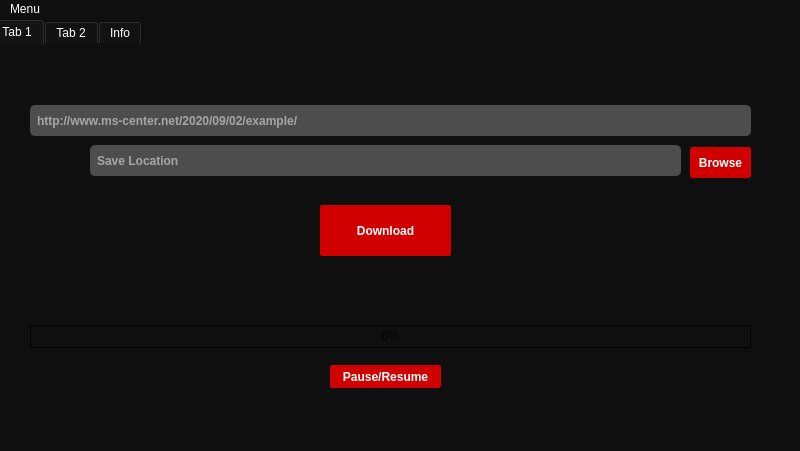
<?xml version="1.0" encoding="UTF-8"?>
<ui version="4.0">
 <class>MainWindow</class>
 <widget class="QMainWindow" name="MainWindow">
  <property name="geometry">
   <rect>
    <x>0</x>
    <y>0</y>
    <width>800</width>
    <height>451</height>
   </rect>
  </property>
  <property name="windowTitle">
   <string>M.S Downloader</string>
  </property>
  <property name="windowIcon">
   <iconset resource="resources.qrc">
    <normaloff>:/assets/icon.ico</normaloff>:/assets/icon.ico</iconset>
  </property>
  <property name="styleSheet">
   <string notr="true">/*Copyright (c) DevSec Studio. All rights reserved.

MIT License

Permission is hereby granted, free of charge, to any person obtaining a copy
of this software and associated documentation files (the &quot;Software&quot;), to deal
in the Software without restriction, including without limitation the rights
to use, copy, modify, merge, publish, distribute, sublicense, and/or sell
copies of the Software, and to permit persons to whom the Software is
furnished to do so, subject to the following conditions:

The above copyright notice and this permission notice shall be included in all
copies or substantial portions of the Software.

THE SOFTWARE IS PROVIDED *AS IS*, WITHOUT WARRANTY OF ANY KIND, EXPRESS OR
IMPLIED, INCLUDING BUT NOT LIMITED TO THE WARRANTIES OF MERCHANTABILITY,
FITNESS FOR A PARTICULAR PURPOSE AND NONINFRINGEMENT. IN NO EVENT SHALL THE
AUTHORS OR COPYRIGHT HOLDERS BE LIABLE FOR ANY CLAIM, DAMAGES OR OTHER
LIABILITY, WHETHER IN AN ACTION OF CONTRACT, TORT OR OTHERWISE, ARISING FROM,
OUT OF OR IN CONNECTION WITH THE SOFTWARE OR THE USE OR OTHER DEALINGS IN THE SOFTWARE.
*/

/*-----QWidget-----*/
QWidget
{
	background-color: #0f0f0f;
	color: #fff;
	border-color: #000000;

}


/*-----QLabel-----*/
QLabel
{
	background-color: transparent;
	color: #fff;
	font-weight: bold;
	border-color: #000000;

}


/*-----QPushButton-----*/
QPushButton
{
	background-color: #d10000;
	color: #fff;
	font-weight: bold;
	border: 1px solid #d10000;  
	border-radius: 2px;
	padding: 5px;

}


QPushButton::hover
{
	background-color: #ad0000;
	color: #fff;

}


QPushButton::pressed
{
	background-color: #e00000;
	color: #fff;

}


/*-----QToolButton-----*/
QToolButton
{
	background-color: transparent;
	color: #000000;
	border-style: solid;
	border-color: #000000;

}


QToolButton::hover
{
	background-color: #d10000;
	color: #000000;
	border-radius: 15px;
	border-color: #d10000;

}


QToolButton::pressed
{
	background-color: #d10000;
	color: #000000;
	border-style: solid;
	border-width: 0px;

}


/*-----QLineEdit-----*/
QLineEdit{
	background-color: #4d4d4d;
	color: #fff;
	font-weight: bold;
	border-style: solid;
	border-radius: 5px;
	padding: 5px;

}


/*-----QCheckBox-----*/
QCheckBox
{
	background-color: transparent;
	color: #b9b9bb;
	font-weight: bold;

}


QCheckBox::indicator
{
    color: #b1b1b1;
    background-color: #00111d;
    border: 1px solid #d10000;
    width: 12px;
    height: 12px;

}


QCheckBox::indicator:checked
{
    image:url(&quot;./ressources/check.png&quot;); /*To replace*/
	background-color: #d10000;
    border: 1px solid #d10000;

}


QCheckBox::indicator:unchecked:hover
{
    border: 1px solid #ff0000;

}


QCheckBox::disabled
{
	color: #656565;

}


QCheckBox::indicator:disabled
{
	background-color: #656565;
	color: #656565;
    border: 1px solid #656565;

}
QProgressBar {
	text-align: center;
	color: rgb(0, 0, 0);
	border-width: 1px; 

	border-style: inset;

}
QProgressBar::chunk:horizontal {
	background-color: qlineargradient(spread:pad, x1:0.5, y1:1, x2:0.5, y2:0, stop:0 rgba(201, 29, 29, 1), stop:1 rgba(224, 36, 36, 1));
	border-style: solid;
	border-width:1px;
}</string>
  </property>
  <widget class="QWidget" name="centralwidget">
   <widget class="QTabWidget" name="tabWidget">
    <property name="geometry">
     <rect>
      <x>-10</x>
      <y>0</y>
      <width>821</width>
      <height>421</height>
     </rect>
    </property>
    <property name="currentIndex">
     <number>0</number>
    </property>
    <widget class="QWidget" name="tab">
     <attribute name="title">
      <string>Tab 1</string>
     </attribute>
     <widget class="QProgressBar" name="progressBar">
      <property name="enabled">
       <bool>true</bool>
      </property>
      <property name="geometry">
       <rect>
        <x>40</x>
        <y>280</y>
        <width>721</width>
        <height>23</height>
       </rect>
      </property>
      <property name="font">
       <font>
        <family>Segoe UI</family>
       </font>
      </property>
      <property name="value">
       <number>0</number>
      </property>
      <property name="alignment">
       <set>Qt::AlignRight|Qt::AlignTrailing|Qt::AlignVCenter</set>
      </property>
      <property name="textVisible">
       <bool>true</bool>
      </property>
     </widget>
     <widget class="QLineEdit" name="lineEdit_2">
      <property name="geometry">
       <rect>
        <x>100</x>
        <y>100</y>
        <width>591</width>
        <height>31</height>
       </rect>
      </property>
      <property name="placeholderText">
       <string>Save Location</string>
      </property>
     </widget>
     <widget class="QLabel" name="label_3">
      <property name="geometry">
       <rect>
        <x>50</x>
        <y>240</y>
        <width>701</width>
        <height>20</height>
       </rect>
      </property>
      <property name="layoutDirection">
       <enum>Qt::LeftToRight</enum>
      </property>
      <property name="text">
       <string/>
      </property>
      <property name="textFormat">
       <enum>Qt::PlainText</enum>
      </property>
      <property name="scaledContents">
       <bool>true</bool>
      </property>
     </widget>
     <widget class="QPushButton" name="pushButton_2">
      <property name="geometry">
       <rect>
        <x>700</x>
        <y>102</y>
        <width>61</width>
        <height>31</height>
       </rect>
      </property>
      <property name="text">
       <string>Browse</string>
      </property>
     </widget>
     <widget class="QLineEdit" name="lineEdit">
      <property name="geometry">
       <rect>
        <x>40</x>
        <y>60</y>
        <width>721</width>
        <height>31</height>
       </rect>
      </property>
      <property name="placeholderText">
       <string>http://www.ms-center.net/2020/09/02/example/</string>
      </property>
     </widget>
     <widget class="QPushButton" name="pushButton">
      <property name="geometry">
       <rect>
        <x>330</x>
        <y>160</y>
        <width>131</width>
        <height>51</height>
       </rect>
      </property>
      <property name="font">
       <font>
        <weight>75</weight>
        <bold>true</bold>
       </font>
      </property>
      <property name="text">
       <string>Download</string>
      </property>
     </widget>
     <widget class="QPushButton" name="pushButton_6">
      <property name="geometry">
       <rect>
        <x>340</x>
        <y>320</y>
        <width>111</width>
        <height>23</height>
       </rect>
      </property>
      <property name="text">
       <string>Pause/Resume</string>
      </property>
     </widget>
    </widget>
    <widget class="QWidget" name="tab_2">
     <attribute name="title">
      <string>Tab 2</string>
     </attribute>
     <widget class="QListWidget" name="listWidget">
      <property name="geometry">
       <rect>
        <x>60</x>
        <y>10</y>
        <width>681</width>
        <height>331</height>
       </rect>
      </property>
      <property name="selectionMode">
       <enum>QAbstractItemView::MultiSelection</enum>
      </property>
      <property name="selectionBehavior">
       <enum>QAbstractItemView::SelectItems</enum>
      </property>
      <property name="movement">
       <enum>QListView::Static</enum>
      </property>
     </widget>
     <widget class="QPushButton" name="pushButton_3">
      <property name="geometry">
       <rect>
        <x>564</x>
        <y>350</y>
        <width>81</width>
        <height>23</height>
       </rect>
      </property>
      <property name="text">
       <string>Select All</string>
      </property>
     </widget>
     <widget class="QPushButton" name="pushButton_4">
      <property name="geometry">
       <rect>
        <x>650</x>
        <y>350</y>
        <width>81</width>
        <height>23</height>
       </rect>
      </property>
      <property name="text">
       <string>deselect All</string>
      </property>
     </widget>
     <widget class="QPushButton" name="pushButton_5">
      <property name="geometry">
       <rect>
        <x>350</x>
        <y>350</y>
        <width>75</width>
        <height>23</height>
       </rect>
      </property>
      <property name="text">
       <string>Save</string>
      </property>
     </widget>
    </widget>
    <widget class="QWidget" name="tab_3">
     <attribute name="title">
      <string>Info</string>
     </attribute>
     <widget class="QLabel" name="label">
      <property name="geometry">
       <rect>
        <x>220</x>
        <y>60</y>
        <width>361</width>
        <height>101</height>
       </rect>
      </property>
      <property name="font">
       <font>
        <family>Segoe UI</family>
        <pointsize>18</pointsize>
        <weight>75</weight>
        <bold>true</bold>
       </font>
      </property>
      <property name="text">
       <string>Developed By Ahmed Hatem</string>
      </property>
     </widget>
     <widget class="QLabel" name="label_2">
      <property name="geometry">
       <rect>
        <x>310</x>
        <y>130</y>
        <width>141</width>
        <height>101</height>
       </rect>
      </property>
      <property name="font">
       <font>
        <family>Segoe UI</family>
        <pointsize>18</pointsize>
        <weight>75</weight>
        <bold>true</bold>
       </font>
      </property>
      <property name="text">
       <string>Version: 1.4</string>
      </property>
     </widget>
    </widget>
   </widget>
  </widget>
  <widget class="QMenuBar" name="menubar">
   <property name="geometry">
    <rect>
     <x>0</x>
     <y>0</y>
     <width>800</width>
     <height>21</height>
    </rect>
   </property>
   <widget class="QMenu" name="menuMenu">
    <property name="title">
     <string>Menu</string>
    </property>
    <addaction name="actionDownload"/>
    <addaction name="actionInfo"/>
   </widget>
   <addaction name="menuMenu"/>
  </widget>
  <widget class="QStatusBar" name="statusbar"/>
  <action name="actionDownload">
   <property name="text">
    <string>Download</string>
   </property>
  </action>
  <action name="actionInfo">
   <property name="text">
    <string>Info</string>
   </property>
  </action>
 </widget>
 <resources>
  <include location="resources.qrc"/>
 </resources>
 <connections/>
</ui>
